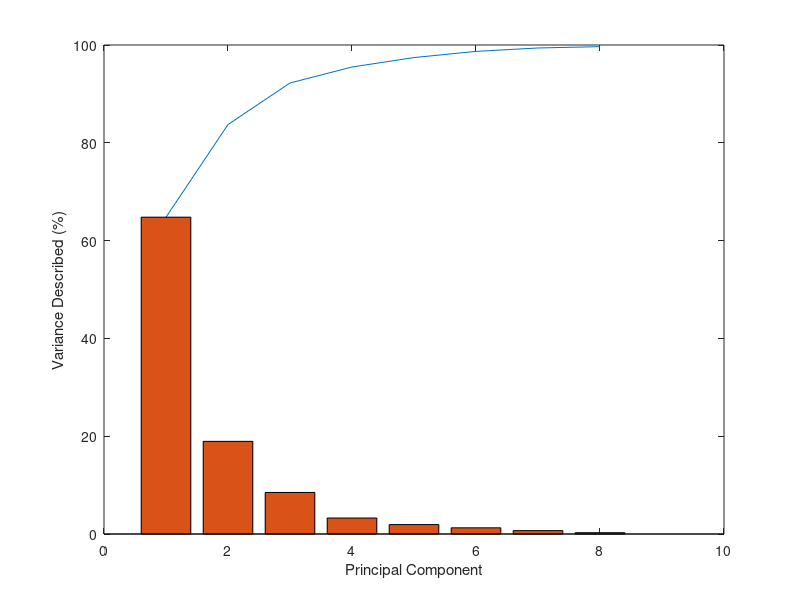

The MATLAB source for this figure:
clear all;

load data/eth_eigenvalues_supply.dat;

data = eth_eigenvalues_supply;

dim_data = size(data, 1);

% Swap to get the order correct.
data_swap = ones(dim_data, 1);


for i = 1 : dim_data
    data_swap(i) = data(dim_data - i + 1);
end

% Here we put the amount that each principal component counts towards the
% total variance of the data.
variance_percent = ones(dim_data, 1);

SUM = 0;
for i = 1 : dim_data
    SUM = SUM + data_swap(i);
end

for i = 1 : dim_data
    variance_percent(i) = 100 * (data_swap(i) / SUM); 
end

cumulative_variance_percent = ones(dim_data, 1);
cumulative_variance_percent(1) = variance_percent(1);

for i = 2 : dim_data
    cumulative_variance_percent(i) = variance_percent(i) + cumulative_variance_percent(i-1);
end

save data/eth_variance_cum_frequency.dat cumulative_variance_percent -ascii;

% Next, we draw the scree plot.

y1 = ones(8, 1);

for i = 1 : 8
    y1(i) = variance_percent(i);
end

y2 = ones(8, 1);

for i = 1 : 8
    y2(i) = cumulative_variance_percent(i);
end

x = 1 : 1 : 8;
figure;
plot(x, y2);
xlabel('Principal Component');
ylabel('Variance Described (%)');

hold on;
bar(y1);

print figures/scree_plot_supply.scree.eps -depsc;
